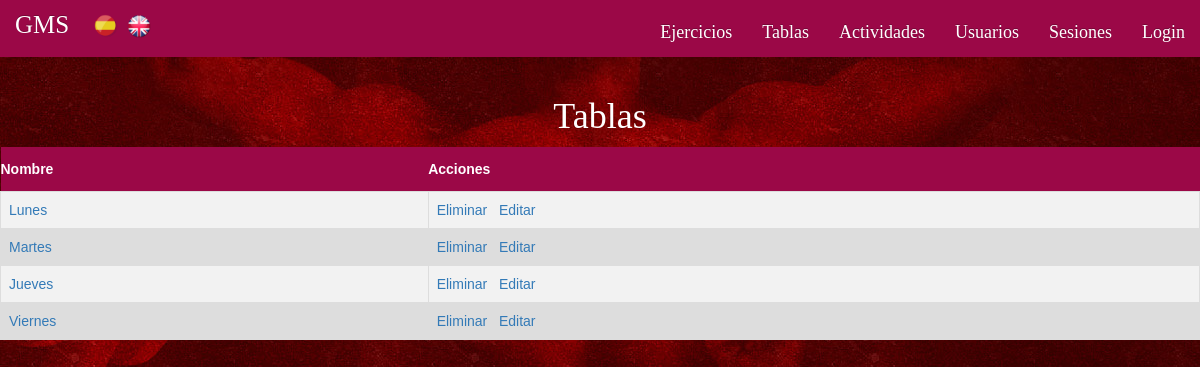
The page /index.php?controller=tablas&action=index on the database its author committed.
### tables this page shows
CREATE TABLE IF NOT EXISTS `TablaEjercicios` (
  `idtabla` INT NOT NULL AUTO_INCREMENT,
  `nombretabla` VARCHAR(45) NULL,
  PRIMARY KEY (`idtabla`));

### core/ViewManager.php (called while the page is built, shortened)
<?php
class ViewManager {
	private $variables = array();
	public function setVariable($varname, $value, $flash=false) {
		$this->variables[$varname] = $value;
	}
	public function getVariable($varname, $default=NULL) {
		if (!isset($this->variables[$varname])) {
			return $default;
		}
		return $this->variables[$varname];
	}
	public function render($controller, $viewname) {
		include(__DIR__."/../view/$controller/$viewname.php");
	}
	private static $viewmanager_singleton = NULL;
	public static function getInstance() {
		if (self::$viewmanager_singleton == null) {
			self::$viewmanager_singleton = new ViewManager();
		}
		return self::$viewmanager_singleton;
	}
}

### controller/TablasController.php (called while the page is built, shortened)
<?php
require_once(__DIR__."/../model/Tabla.php");
require_once(__DIR__."/../model/TablaMapper.php");
require_once(__DIR__."/../core/ViewManager.php");
class TablasController extends BaseController {
	private $tablaMapper;
	public function __construct() {
		$this->tablaMapper = new TablaMapper();
	}
	public function index() {
		$tablas = $this->tablaMapper->findAll();
		$this->view->setVariable("tablas", $tablas);
		$this->view->render("tablas", "index");
	}
}

### index.php (called while the page is built, shortened)
<?php
function run() {
	try {
		$controller = loadController($_GET["controller"]);
		$actionName = $_GET["action"];
		$controller->$actionName();
	} catch(Exception $ex) {
		die("An exception occured!!!!!".$ex->getMessage());
	}
}
function loadController($controllerName) {
	return new $controllerClassName();
}
run();
?>

### view/messages/messages_es.php (called while the page is built)
<?php
$i18n_messages = array()
?>

### core/I18n.php (called while the page is built, shortened)
<?php
class I18n {
	private $messages;
	public function setLanguage($language) {
		$this->messages = $i18n_messages;
	}
	public function i18n($key) {
		if (isset($this->messages[$key])){
			return $this->messages[$key];
		}else{
			return $key;
		}
	}
	private static $i18n_singleton = null;
	public static function getInstance() {
		if (self::$i18n_singleton == NULL) {
			self::$i18n_singleton = new I18n();
		}
		return self::$i18n_singleton;
	}
}
function i18n($key) {
	return I18n::getInstance()->i18n($key);
}

### model/Tabla.php (called while the page is built, shortened)
<?php
class Tabla {
	private $id;
	private $nombre;
	public function __construct($id=NULL, $nombre=NULL) {
		$this->id = $id;
		$this->nombre = $nombre;
	}
	public function getId() {
		return $this->id;
	}
	public function getNombre() {
		return $this->nombre;
	}
}

### model/TablaMapper.php (called while the page is built, shortened)
<?php
require_once(__DIR__."/../core/PDOConnection.php");
require_once(__DIR__."/../model/Tabla.php");
class TablaMapper {
	private $db;
	public function __construct() {
		$this->db = PDOConnection::getInstance();
	}
	public function findAll() {
		$stmt = $this->db->query("SELECT * FROM tablaejercicios");
		$tablas_db = $stmt->fetchAll(PDO::FETCH_ASSOC);
		$tablas = array();
		foreach ($tablas_db as $tabla) {
			array_push($tablas, new Tabla($tabla["idtabla"],$tabla["nombretabla"]));
		}
		return $tablas;
	}
	}

### core/PDOConnection.php (called while the page is built)
<?php
class PDOConnection {
	private static $dbhost = "127.0.0.1";
	private static $dbname = "gymgms";
	private static $dbuser = "gymuser";
	private static $dbpass = "gympass";
	private static $db_singleton = null;
	public static function getInstance() {
		if (self::$db_singleton == null) {
			self::$db_singleton = new PDO(
			"mysql:host=".self::$dbhost.";dbname=".self::$dbname.";charset=utf8",
			self::$dbuser,
			self::$dbpass,
			array(
				PDO::ATTR_EMULATE_PREPARES => false,
				PDO::ATTR_ERRMODE => PDO::ERRMODE_EXCEPTION
			)
		);
	}
	return self::$db_singleton;
}
}
?>

### view/tablas/index.php (the view, shortened to what this page needs)
<?php
require_once(__DIR__."/../../core/ViewManager.php");
$view = ViewManager::getInstance();
$tablas = $view->getVariable("tablas");
?><h1><?=i18n("Tablas")?></h1>
<table class='tablas'>
	<tr>
		<th><?= i18n("Nombre")?></th><th><?= i18n("Acciones")?></th>
	</tr>
	<?php foreach ($tablas as $tabla): ?>
		<tr>
			<td>
				<a href="index.php?controller=tablas&amp;action=view&amp;idtabla=<?= $tabla->getId() ?>"><?= htmlentities($tabla->getNombre()) ?></a>
			</td>
			<td>
				<form
				method="POST"
				action="index.php?controller=tablas&amp;action=delete"
				id="delete_exercise_<?= $tabla->getId(); ?>"
				style="display: inline"
				>
				<a href="#"
				onclick="
				if (confirm('<?= i18n("estas seguro?")?>')) {
					document.getElementById('delete_exercise_<?= $tabla->getId() ?>').submit()
				}"
				><?= i18n("Eliminar") ?></a>
			</form>
			<a href="index.php?controller=tablas&amp;action=edit&amp;idtabla=<?= $tabla->getId() ?>"><?= i18n("Editar") ?></a>
	</td>
</tr>
<?php endforeach; ?>
</table>

### css/style.css (style rules this page uses)
body, header { font-family: 'Raleway'; overflow: auto; }
.body-index { background-image: url("fondorojo.jpg"); background-position: top center; background-repeat: no-repeat; }
h1, h3 { color: white; text-align: center; }
.tablas { font-family: "Trebuchet MS", Arial, Helvetica, sans-serif; border-collapse: collapse; width: 100%; }
.tablas td, #tablas th { border: 1px solid #ddd; padding: 8px; }
.tablas tr:nth-child(even) { background-color: #f2f2f2; }
.tablas tr { background-color: #ddd; }
.tablas th { padding-top: 12px; padding-bottom: 12px; text-align: left; background-color: #9B0847; color: white; }

### rows shown on the page
tablaejercicios: nombretabla "Lunes"
tablaejercicios: nombretabla "Martes"
tablaejercicios: nombretabla "Jueves"
tablaejercicios: nombretabla "Viernes"

### other values the page prints
i18n("Ejercicios") "Ejercicios"
i18n("Tablas") "Tablas"
i18n("Actividades") "Actividades"
i18n("Usuarios") "Usuarios"
i18n("Sesiones") "Sesiones"
i18n("Login") "Login"
i18n("Nombre") "Nombre"
i18n("Acciones") "Acciones"
